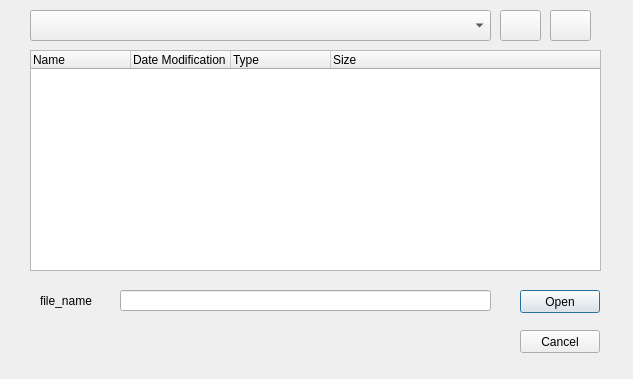
<?xml version="1.0" encoding="UTF-8"?>
<ui version="4.0">
 <class>Dialog</class>
 <widget class="QDialog" name="Dialog">
  <property name="geometry">
   <rect>
    <x>0</x>
    <y>0</y>
    <width>633</width>
    <height>379</height>
   </rect>
  </property>
  <property name="windowTitle">
   <string>Dialog</string>
  </property>
  <widget class="QPushButton" name="open">
   <property name="geometry">
    <rect>
     <x>520</x>
     <y>290</y>
     <width>80</width>
     <height>23</height>
    </rect>
   </property>
   <property name="text">
    <string>Open</string>
   </property>
  </widget>
  <widget class="QLabel" name="label">
   <property name="geometry">
    <rect>
     <x>40</x>
     <y>290</y>
     <width>81</width>
     <height>21</height>
    </rect>
   </property>
   <property name="text">
    <string>file_name</string>
   </property>
  </widget>
  <widget class="QLineEdit" name="ruta">
   <property name="geometry">
    <rect>
     <x>120</x>
     <y>290</y>
     <width>371</width>
     <height>21</height>
    </rect>
   </property>
  </widget>
  <widget class="QTreeWidget" name="directorio">
   <property name="geometry">
    <rect>
     <x>30</x>
     <y>50</y>
     <width>571</width>
     <height>221</height>
    </rect>
   </property>
   <column>
    <property name="text">
     <string>Name</string>
    </property>
   </column>
   <column>
    <property name="text">
     <string>Date Modification</string>
    </property>
   </column>
   <column>
    <property name="text">
     <string>Type</string>
    </property>
   </column>
   <column>
    <property name="text">
     <string>Size</string>
    </property>
   </column>
  </widget>
  <widget class="QComboBox" name="history">
   <property name="geometry">
    <rect>
     <x>30</x>
     <y>10</y>
     <width>461</width>
     <height>31</height>
    </rect>
   </property>
  </widget>
  <widget class="QPushButton" name="cancel">
   <property name="geometry">
    <rect>
     <x>520</x>
     <y>330</y>
     <width>80</width>
     <height>23</height>
    </rect>
   </property>
   <property name="text">
    <string>Cancel</string>
   </property>
  </widget>
  <widget class="QPushButton" name="back">
   <property name="geometry">
    <rect>
     <x>500</x>
     <y>10</y>
     <width>41</width>
     <height>31</height>
    </rect>
   </property>
   <property name="text">
    <string/>
   </property>
   <property name="icon">
    <iconset>
     <normaloff>../images/iconos/back.jpeg</normaloff>../images/iconos/back.jpeg</iconset>
   </property>
  </widget>
  <widget class="QPushButton" name="pushButton_3">
   <property name="geometry">
    <rect>
     <x>550</x>
     <y>10</y>
     <width>41</width>
     <height>31</height>
    </rect>
   </property>
   <property name="text">
    <string/>
   </property>
   <property name="icon">
    <iconset>
     <normaloff>../images/iconos/front.jpg</normaloff>../images/iconos/front.jpg</iconset>
   </property>
  </widget>
 </widget>
 <resources/>
 <connections/>
</ui>
